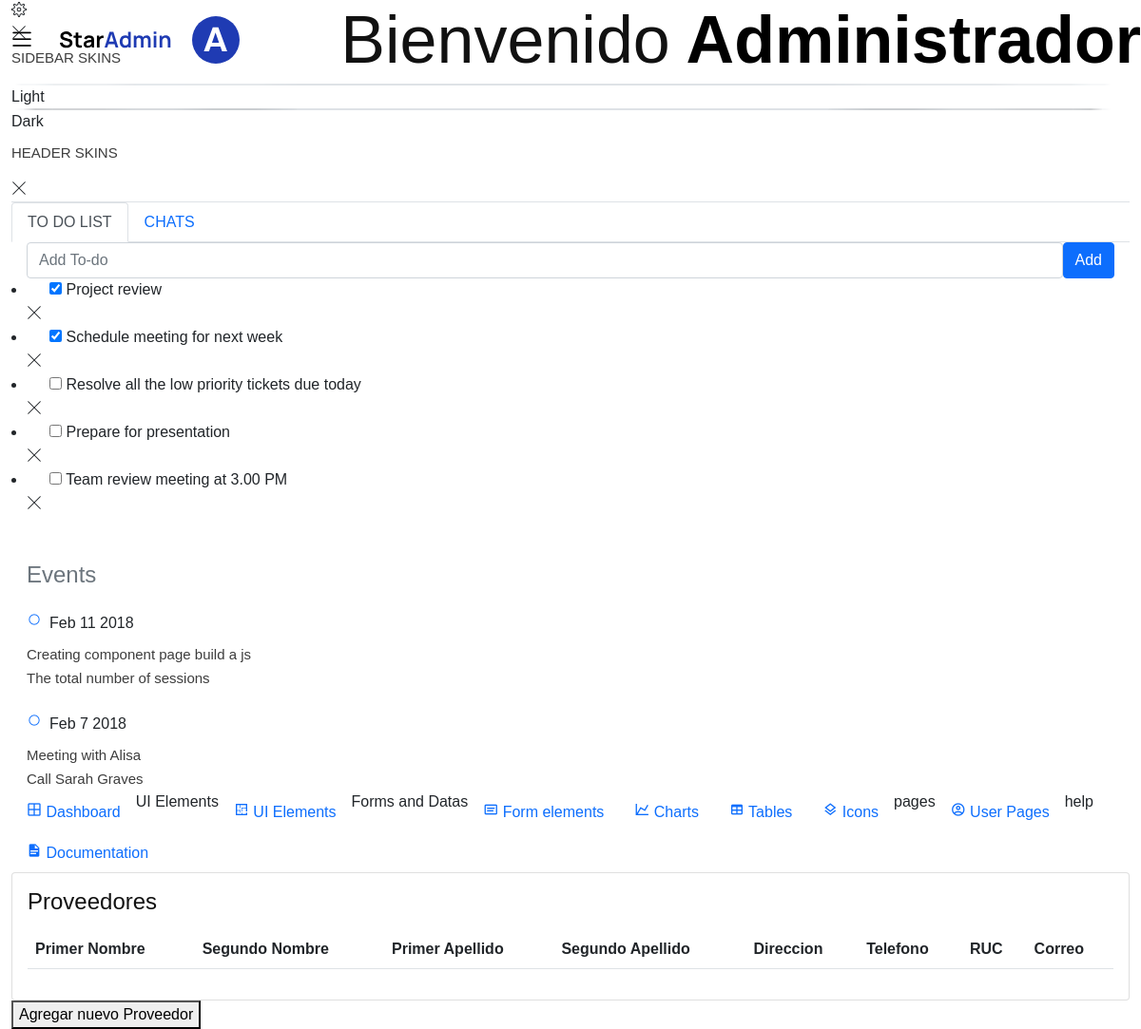
Before: /DatosProveedor with the older database file.
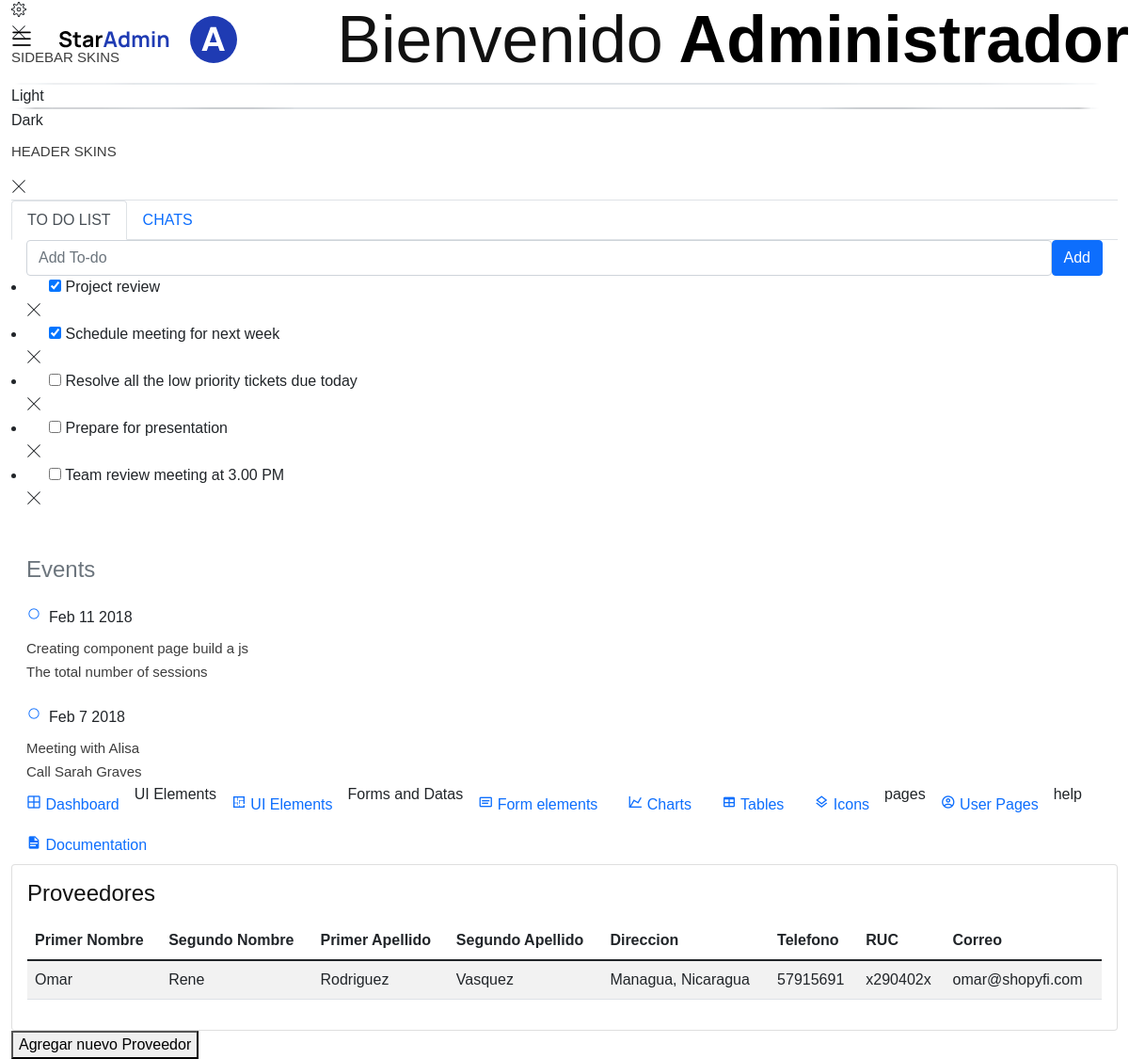
After: the same page with the newer database file.
### tables this page shows
CREATE TABLE 'Proveedor' ('idProveedor' INTEGER PRIMARY KEY AUTOINCREMENT NOT NULL, 'PrimerNombre' TEXT NOT NULL, 'SegundoNombre' TEXT NOT NULL, 'PrimerApellido' TEXT NOT NULL, 'SegundoApellido' TEXT NOT NULL, 'Direccion' TEXT NOT NULL, 'Telefono' NUMERIC NOT NULL, 'RUC' TEXT NOT NULL, 'Correo' TEXT NOT NULL);

### app.py (the view)
@app.route("/DatosProveedor")
def DatosProveedor():
    Proveedor = db.execute("SELECT * FROM Proveedor")
    print(Proveedor)
    return render_template("/admin/pages/tables/basic-table.html",Proveedor=Proveedor)

### app.py (called while the page is built)
@app.after_request
def after_request(response):
    response.headers["Cache-Control"] = "no-cache, no-store, must-revalidate"
    response.headers["Expires"] = 0
    response.headers["Pragma"] = "no-cache"
    return response

### templates/admin/pages/tables/basic-table.html (shortened to what the changed rows need)
<!DOCTYPE html>
<html lang="en">
<head>
  <link rel="stylesheet" href="/static/css/admin/vendors/feather/feather.css">
  <link rel="stylesheet" href="/static/css/admin/vendors/mdi/css/materialdesignicons.min.css">
  <link rel="stylesheet" href="/static/css/admin/vendors/ti-icons/css/themify-icons.css">
  <link rel="stylesheet" href="/static/css/admin/vendors/typicons/typicons.css">
  <link rel="stylesheet" href="/static/css/admin/vendors/simple-line-icons/css/simple-line-icons.css">
  <link rel="stylesheet" href="/static/css/admin/vendors/css/vendor.bundle.base.css">
  <link href="https://cdn.jsdelivr.net/npm/bootstrap@5.1.3/dist/css/bootstrap.min.css" rel="stylesheet">
  <link rel="stylesheet" href="/static/css/admin/css/vertical-layout-light/style.css">
</head>
<body>
  <div class="container-scroller">
    <nav class="navbar default-layout col-lg-12 col-12 p-0 fixed-top d-flex align-items-top flex-row">
      <div class="navbar-menu-wrapper d-flex align-items-top">
        <ul class="navbar-nav">
          <li class="nav-item font-weight-semibold d-none d-lg-block ms-0">
            <h1 class="welcome-text">Bienvenido<span class="text-black fw-bold"> Administrador</span></h1>
          </li>
        </ul>
      </div>
    </nav>
    <div class="container-fluid page-body-wrapper">
      <div class="main-panel">
        <div class="content-wrapper">
          <div class="row">
            <div class="col-lg-12 grid-margin stretch-card">
              <div class="card">
                <div class="card-body">
                  <div class="table-responsive">
                    <table class="table table-striped">
                      <thead>
                        <tr>
                          <th>
                            Primer Nombre
                          </th>
                          <th>
                            Segundo Nombre
                          </th>
                          <th>
                            Primer Apellido
                          </th>
                          <th>
                            Segundo Apellido
                          </th>
                          <th>
                            Direccion
                          </th>
                          <th>
                            Telefono
                          </th>
                          <th>
                            RUC
                          </th>
                          <th>
                            Correo
                          </th>
                        </tr>
                      </thead>
                      <tbody>
                        {% for ProvData in Proveedor %}
                        <tr>
                          <td>{{ProvData ["PrimerNombre"]}}</td>
                          <td>{{ProvData ["SegundoNombre"]}}</td>
                          <td>{{ProvData ["PrimerApellido"]}}</td>
                          <td>{{ProvData ["SegundoApellido"]}}</td>
                          <td>{{ProvData ["Direccion"]}}</td>
                          <td>{{ProvData ["Telefono"]}}</td>
                          <td>{{ProvData ["RUC"]}}</td>
                          <td>{{ProvData ["Correo"]}}</td>
                        </tr>
                        {% endfor %}
                      </tbody>
                    </table>
                  </div>
                </div>
              </div>
            </div>
          </div>
</body>
</html>

Changed rows visible on the page:
added Proveedor: PrimerNombre "Omar", SegundoNombre "Rene", PrimerApellido "Rodriguez", SegundoApellido "Vasquez", Direccion "Managua, Nicaragua", Telefono "57915691", RUC "x290402x", Correo "omar@shopyfi.com"
